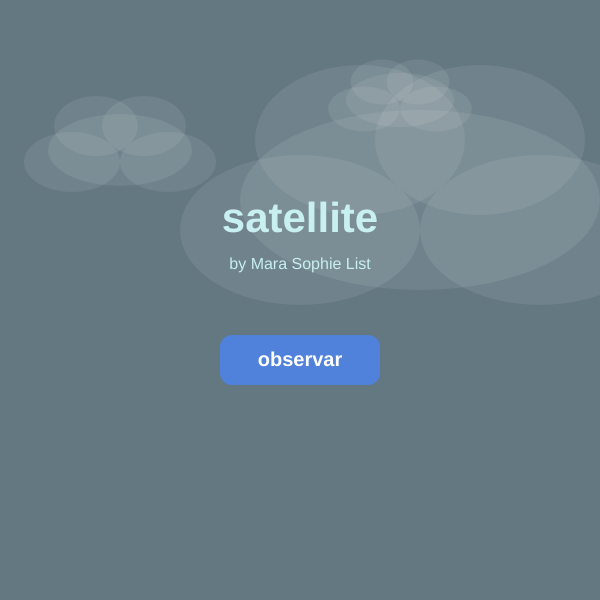
Frame 1 (no input)
Frame 60 (no input): identical to frame 1, image omitted
Frame 120 (the mouse pressed at the canvas centre since frame 60): identical to frame 1, image omitted

The p5.js sketch that drew this single still picture (run headless with seeded random() and noise() and a simulated clock; from frame 60 on, the mouse is pressed at the canvas centre):

// p5.js sketch
// ── sketch.js
let layers = [];
let t = 0;
let started = false;

let smoothMouseX = 300;
let smoothMouseY = 300;

let scattered = false;
let scatterProgress = 0;

// Color phase for rainbow background
let colorPhase = 0;

function setup() {
  createCanvas(600, 600);
  pixelDensity(1);
  noStroke();

  layers = [
    {
      thresholdVal: 0.65,
      alpha: 60,
      step: 4,
      noiseScale: 0.004,
      vx: 0.003,
      vy: 0.001,
      offset: random(1000),
      repulseX: 0,
      repulseY: 0,
      repulseStrength: 0.012,
      decay: 0.985,

      scatterDX: 2.5,
      scatterDY: -1.0,
    },
    {
      thresholdVal: 0.6,
      alpha: 100,
      step: 3,
      noiseScale: 0.005,
      vx: -0.002,
      vy: 0.002,
      offset: random(1000),
      repulseX: 0,
      repulseY: 0,
      repulseStrength: 0.009,
      decay: 0.99,
      scatterDX: -2.0,
      scatterDY: -1.5,
    },
    {
      thresholdVal: 0.55,
      alpha: 160,
      step: 2,
      noiseScale: 0.006,
      vx: 0.001,
      vy: -0.003,
      offset: random(1000),
      repulseX: 0,
      repulseY: 0,
      repulseStrength: 0.007,
      decay: 0.995,
      scatterDX: 0.5,
      scatterDY: 2.5,
    },
  ];
}

function draw() {
  if (!started) {
    drawFrontPage();
  } else {
    drawSketch();
  }
}

function drawFrontPage() {
  background(100, 120, 130);

  fill(255, 255, 255, 20);
  noStroke();
  drawStaticCloud(120, 150, 1.2);
  drawStaticCloud(400, 100, 0.9);
  drawStaticCloud(420, 200, 3.0);

  fill(200, 240, 240);
  textAlign(CENTER, CENTER);
  textSize(42);
  textStyle(BOLD);
  text("satellite", width / 2, height / 2 - 80);

  textSize(16);
  textStyle(NORMAL);
  fill(200, 240, 240);
  text("by Mara Sophie List", width / 2, height / 2 - 35);

  let bx = width / 2;
  let by = height / 2 + 60;
  let bw = 160;
  let bh = 50;

  let hovering =
    mouseX > bx - bw / 2 &&
    mouseX < bx + bw / 2 &&
    mouseY > by - bh / 2 &&
    mouseY < by + bh / 2;

  if (hovering) {
    fill(60, 100, 200);
    cursor(HAND);
  } else {
    fill(80, 130, 220);
    cursor(ARROW);
  }

  rectMode(CENTER);
  rect(bx, by, bw, bh, 12);

  fill(255);
  textSize(20);
  textStyle(BOLD);
  text("observar", bx, by);
  rectMode(CORNER);
}

function drawStaticCloud(cx, cy, scale) {
  ellipse(cx, cy, 120 * scale, 60 * scale);
  ellipse(cx - 40 * scale, cy + 10 * scale, 80 * scale, 50 * scale);
  ellipse(cx + 40 * scale, cy + 10 * scale, 80 * scale, 50 * scale);
  ellipse(cx - 20 * scale, cy - 20 * scale, 70 * scale, 50 * scale);
  ellipse(cx + 20 * scale, cy - 20 * scale, 70 * scale, 50 * scale);
}

function drawSketch() {
  // Slowly cycle through rainbow colors
  colorPhase += 0.0005;
  let hueValue = (colorPhase % 1.0) * 360;
  
  colorMode(HSB, 360, 100, 100);
  background(hueValue, 30, 85);
  colorMode(RGB);

  t += 0.5;

  if (scattered) {
    scatterProgress = min(1.0, scatterProgress + 0.003);

    if (scatterProgress >= 1.0) {
      scattered = false; 
    }
  } else if (scatterProgress > 0) {
    scatterProgress = max(0.0, scatterProgress - 0.0008);
  }

  let eased =
    scatterProgress < 0.5
      ? 2 * scatterProgress * scatterProgress
      : 1 - pow(-2 * scatterProgress + 2, 2) / 2;

  let scatterScale = 600;
  let lerpAmt = 0.015;
  let prevSX = smoothMouseX;
  let prevSY = smoothMouseY;
  smoothMouseX = lerp(smoothMouseX, mouseX, lerpAmt);
  smoothMouseY = lerp(smoothMouseY, mouseY, lerpAmt);

  let cursorDX = smoothMouseX - prevSX;
  let cursorDY = smoothMouseY - prevSY;

  for (let l = 0; l < layers.length; l++) {
    let layer = layers[l];

    let dxInfluence = l === 1 ? -1 : 1;
    let dyInfluence = l === 2 ? -1 : 1;

    layer.repulseX =
      layer.repulseX * layer.decay -
      cursorDX * layer.repulseStrength * dxInfluence;
    layer.repulseY =
      layer.repulseY * layer.decay -
      cursorDY * layer.repulseStrength * dyInfluence;

    let sOffX = layer.scatterDX * eased * scatterScale * layer.noiseScale;
    let sOffY = layer.scatterDY * eased * scatterScale * layer.noiseScale;

    fill(0, layer.alpha);

    for (let x = 0; x < width; x += layer.step) {
      for (let y = 0; y < height; y += layer.step) {
        let n = noise(
          x * layer.noiseScale + t * layer.vx + layer.repulseX + sOffX,
          y * layer.noiseScale +
            t * layer.vy +
            layer.offset +
            layer.repulseY +
            sOffY
        );

        if (n > layer.thresholdVal) {
          rect(x, y, layer.step + 1, layer.step + 1);
        }
      }
    }
  }
}

function mousePressed() {
  if (!started) {
    let bx = width / 2;
    let by = height / 2 + 60;
    let bw = 160;
    let bh = 50;

    if (
      mouseX > bx - bw / 2 &&
      mouseX < bx + bw / 2 &&
      mouseY > by - bh / 2 &&
      mouseY < by + bh / 2
    ) {
      started = true;
      cursor(ARROW);
    }
  } else {
    if (scatterProgress < 0.1) {
      scattered = true;
    }
  }
}
